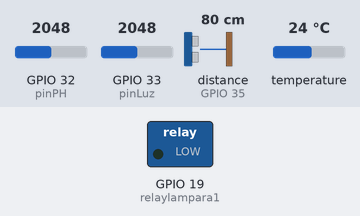
A sketch run on a simulated ESP32. On the bench: switched loads named in the sketch (green lamp = pin HIGH). The inputs (shaded band) are chosen by the test bench; at power-on: GPIO 33 (pinLuz) = 2048, GPIO 32 (pinPH) = 2048, distance to the obstacle (sensor on GPIO 35) 80 cm, temperature 24 °C. The echo pulse lasts 58.3 µs per cm; WiFi joins after 1.5 s; servers stay silent unless stated; pins used as bus, display or sensor lines are not drawn; what the sketch prints to the serial monitor is not drawn.

Above: at 2.7 s.
2.8 s: GPIO 33 (pinLuz) set to 3783
9.5 s: GPIO 33 (pinLuz) set to 3896
At 15.1 s:
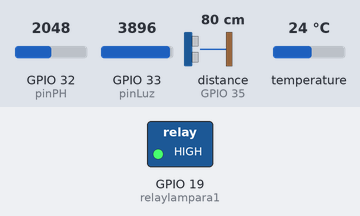
15.9 s: GPIO 33 (pinLuz) set to 3790
At 21.5 s:
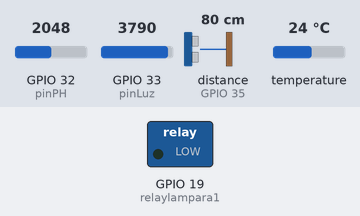
22.0 s: GPIO 33 (pinLuz) set to 3870
At 28.0 s:
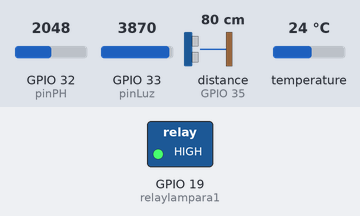
Timing chart, 0 to 29.1 s (numbered marks = the images above; inputs shaded):
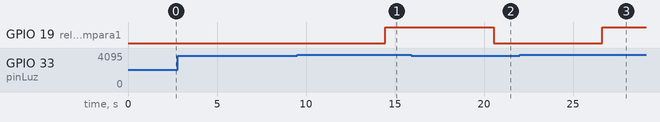

The sketch:

nft_servidor.ino
```cpp
#include <ArduinoJson.h>
#include <WiFi.h>
#include <WebServer.h>
#include <OneWire.h>
#include  <DallasTemperature.h>

//variables WiFi
const char *ssid = "Madoka";
const char *pwd = "ChingueSuMadreMami1979?";
//variables sensor de temperatura
const byte pinDatosDQ= 5;
const byte relaycalentador = 18;
//variables sensor de luz
const byte pinLuz = 33;
int LuzLvl = 0;
const byte relaylampara1 = 19;
const byte relaylampara2 = 21;
//variables sensor de nl.agua
const int PinTrig =13;
const int PinEcho = 35;
const float VelSon = 34000.0;
float distancia;
int litros;
//variables sensor de pH
const byte pinPH = 32;
float calibracion_ref = 21.34;
int phval = 0;
unsigned long int promedio;
int buffer_arr[10], temp;
//variables de nvl.humedad
const byte pinHumedad = 34;
int HumedadLvl = 0;

OneWire onewireobjeto (pinDatosDQ);
DallasTemperature sensorDS18B20(&onewireobjeto);
//variable de sensores

// JSON data buffer
StaticJsonDocument<250> jsonDocument;
char buffer[250];

// Web server conectado al port 8888
WebServer server(8888);

//funcion para conectarse a la red wifi
void connectToWiFi() {
  Serial.print("Connecting to ");
  Serial.println(ssid);

  WiFi.begin(ssid, pwd);

  while (WiFi.status() != WL_CONNECTED) {
    Serial.print(".");
    delay(500);

  }

  Serial.print("Connected. IP: ");
  Serial.println(WiFi.localIP());
}


///////funciones de sensores//////
//sensor de temperatura
void Sensordetemperatura(){
  Serial.println("Mandando comandos a los sensores");
  sensorDS18B20.requestTemperatures();

  Serial.print("Temperatura sensor: ");
  Serial.println(sensorDS18B20.getTempCByIndex(0));

  if(sensorDS18B20.getTempCByIndex(0)){
    digitalWrite(relaycalentador, HIGH);
    }
  //delay(3000);
}

//sensor de luz
void Sensordeluz(){
  int LuzLvl = analogRead(pinLuz);
  Serial.print("Nivel de luminosidad: ");
  Serial.println(LuzLvl);

  if(LuzLvl > 3830){
     digitalWrite(relaylampara1, HIGH);
    }
  else
  digitalWrite(relaylampara1, LOW);

  //delay(3000);
}

 //sensor de humedad
void Sensordehumedad(){
  HumedadLvl = analogRead(pinHumedad);
  Serial.print("Nivel de humedad: ");
  Serial.println(HumedadLvl);
  //delay(3000);
}

//sensor de nl.de agua
void Sensornvlagua(){
  iniciarTrigger();
  unsigned long tiempo = pulseIn(PinEcho, HIGH);

  distancia = tiempo * 0.000001 * VelSon / 2.0;
  Serial.print("distancia: ");
  Serial.print(distancia);
  Serial.print("cm");
  Serial.println();
  litros = -0.5806*distancia + 20.067;
  Serial.print(litros);
  Serial.print(" litros ");
  Serial.println();
  //delay(3000);
}

//Trigger para sensor de nl.de agua
void iniciarTrigger()
{
  // Ponemos el Triiger en estado bajo y esperamos 2 ms
  digitalWrite(PinTrig, LOW);
  delayMicroseconds(2);

  // Ponemos el pin Trigger a estado alto y esperamos 10 ms
  digitalWrite(PinTrig, HIGH);
  delayMicroseconds(10);

  // Comenzamos poniendo el pin Trigger en estado bajo
  digitalWrite(PinTrig, LOW);
}


  //sensor de pH
void Sensordeph(){
  for (int i = 0; i < 10; i++)
  {
    buffer_arr[i] = analogRead(pinPH);
    delay(30);
  }
  for (int i = 0; i < 9; i++)
  {
    for (int j = i + 1; j < 10; j++)
    {
      if (buffer_arr[i] > buffer_arr[j])
      {
        temp = buffer_arr[i];
        buffer_arr[i] = buffer_arr[j];
        buffer_arr[j] = temp;
      }
    }
  }
  promedio = 0;
  for (int i = 2; i < 8; i++)
    promedio += buffer_arr[i];
  float volt = (float)promedio * 3.3 / 4096 / 6;
  float ph_act = -5.70 * volt + calibracion_ref;
  Serial.print("pH Val:");
  Serial.println(ph_act);
  delay(3000);
}

//setup inicial
void setup() {
  Serial.begin(9600);
  pinMode(PinTrig, OUTPUT);
  pinMode(PinEcho, INPUT);
  sensorDS18B20.begin();
  pinMode(relaylampara1, OUTPUT);
  connectToWiFi();
}

void loop() {
  Sensordetemperatura();
  Sensordeluz();
  Sensordeph();
  Sensornvlagua();
  delay(2000);
}
```

Measured:
- the behaviour switches between 3830 and 3831 on GPIO 33 (pinLuz) (found by bisection; images 0 and 1)
- after the input at 2.8 s, every drawn part: stays the same
- after the input at 9.5 s, GPIO 19 (relaylampara1): LOW → HIGH after 5.0 s
- after the input at 15.9 s, GPIO 19 (relaylampara1): HIGH → LOW after 4.6 s
- after the input at 22.0 s, GPIO 19 (relaylampara1): LOW → HIGH after 4.6 s
